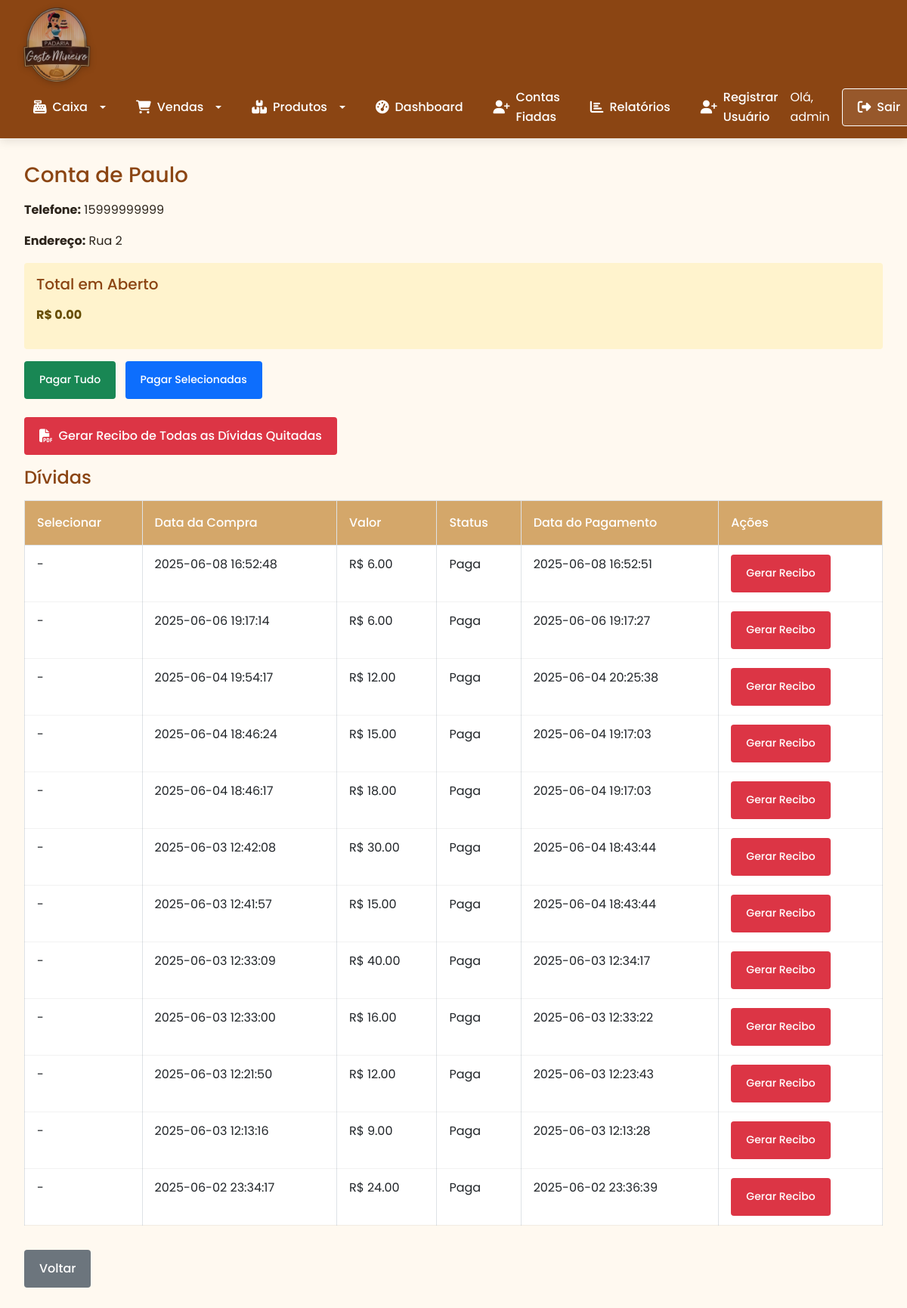
The page /ver_conta_cliente/1 (signed in) on the database its author committed.
### tables this page shows
CREATE TABLE usuarios (
    id INTEGER PRIMARY KEY AUTOINCREMENT,
    nome TEXT NOT NULL,
    senha TEXT NOT NULL,
    tipo TEXT DEFAULT 'usuario' -- adm ou usuario
);

CREATE TABLE clientes (
    id INTEGER PRIMARY KEY AUTOINCREMENT,
    nome TEXT NOT NULL UNIQUE,
    telefone TEXT,
    endereco TEXT,
    data_cadastro TEXT DEFAULT CURRENT_DATE
);

CREATE TABLE contas_fiadas (
    id INTEGER PRIMARY KEY AUTOINCREMENT,
    cliente_id INTEGER NOT NULL,
    venda_id INTEGER NOT NULL,
    valor REAL NOT NULL,
    pago BOOLEAN DEFAULT 0,
    data_venda TEXT NOT NULL,
    data_pagamento TEXT,
    FOREIGN KEY(cliente_id) REFERENCES clientes(id),
    FOREIGN KEY(venda_id) REFERENCES vendas(id)
);

CREATE TABLE vendas (
    id INTEGER PRIMARY KEY AUTOINCREMENT,
    data_hora TEXT NOT NULL,
    usuario_id INTEGER NOT NULL,
    valor_total REAL NOT NULL,
    forma_pagamento TEXT NOT NULL,
    FOREIGN KEY(usuario_id) REFERENCES usuarios(id)
);

### app.py (the view)
@app.route('/ver_conta_cliente/<int:cliente_id>')
@login_required
def ver_conta_cliente(cliente_id):
    db = get_db()
    cliente = db.execute('SELECT * FROM clientes WHERE id = ?', (cliente_id,)).fetchone()
    if not cliente:
        flash("Cliente não encontrado.")
        return redirect(url_for('listar_clientes'))
    dividas = db.execute('''
        SELECT f.id, v.data_hora, f.valor, c.nome, f.pago, f.data_pagamento
        FROM contas_fiadas f
        JOIN clientes c ON f.cliente_id = c.id
        JOIN vendas v ON f.venda_id = v.id
        WHERE f.cliente_id = ?
        ORDER BY f.data_venda DESC
    ''', (cliente_id,)).fetchall()
    total_devido = db.execute('''
        SELECT SUM(valor) FROM contas_fiadas
        WHERE cliente_id = ? AND pago = 0
    ''', (cliente_id,)).fetchone()[0] or 0.0
    dividas_pagas = db.execute('''
        SELECT f.valor, v.data_hora
        FROM contas_fiadas f
        JOIN vendas v ON f.venda_id = v.id
        WHERE f.cliente_id = ? AND f.pago = 1
    ''', (cliente_id,)).fetchall()
    total_pago = sum(d[0] for d in dividas_pagas)
    return render_template('ver_conta_cliente.html', cliente=cliente, dividas=dividas, total_devido=total_devido, total_pago=total_pago)

### app.py (called while the page is built)
@app.before_request
def make_session_permanent():
    session.permanent = True  # Ativa expiração da sessão

@login_manager.user_loader
def load_user(user_id):
    db = get_db()
    cur = db.execute('SELECT * FROM usuarios WHERE id = ?', (user_id,))
    user = cur.fetchone()
    if user:
        return User(user[0], user[1], user[3])
    return None

### database.py (called while the page is built)
def get_db():
    db = getattr(g, '_database', None)
    if db is None:
        db = g._databse = sqlite3.connect(DATABASE)
        db.row_factory = sqlite3.Row
    return db

def close_connection(exception):
    db = getattr(g, '_database', None)
    if db is not None:
        db.close()

### templates/ver_conta_cliente.html (shortened to what this page needs)
{% extends "base.html" %}
{% block content %}
<h3>Conta de {{ cliente.nome }}</h3>
<p><strong>Telefone:</strong> {{ cliente.telefone or '-' }}</p>
<p><strong>Endereço:</strong> {{ cliente.endereco or '-' }}</p>
<div class="alert alert-warning">
    <h5>Total em Aberto</h5>
    <p><strong>R$ {{ "%.2f"|format(total_devido) }}</strong></p>
</div>
<div class="mb-3">
    <form action="{{ url_for('pagar_dividas_cliente', cliente_id=cliente.id, tipo='todas') }}" method="POST" class="d-inline me-2">
        <button type="submit" class="btn btn-sm btn-success">Pagar Tudo</button>
    </form>
    <form action="{{ url_for('pagar_dividas_cliente', cliente_id=cliente.id, tipo='selecionadas') }}" method="POST" class="d-inline">
        <button type="submit" class="btn btn-sm btn-primary" onclick="confirmarPagamento()">Pagar Selecionadas</button>
    </form>
       {% if total_pago > 0 %}
            <div class="mt-4">
                <a href="{{ url_for('gerar_recibo_dividas_quitadas', cliente_id=cliente.id) }}" class="btn btn-danger">
                    <i class="fas fa-file-pdf"></i> Gerar Recibo de Todas as Dívidas Quitadas
                </a>
            </div>
        {% endif %}
</div>
<h4>Dívidas</h4>
<table class="table table-bordered">
    <thead>
        <tr>
            <th>Selecionar</th>
            <th>Data da Compra</th>
            <th>Valor</th>
            <th>Status</th>
            <th>Data do Pagamento</th>
            <th>Ações</th>
        </tr>
    </thead>
    <tbody>
        {% for divida in dividas %}
            <tr>
                <td>
                    {% if divida[4] == 0 %}
                    <input type="checkbox" name="divida_ids" value="{{ divida[0] }}">
                    {% else %}
                        -
                    {% endif %}
                </td>
                <td>{{ divida[1] }}</td>
                <td>R$ {{ "%.2f"|format(divida[2]) }}</td>
                <td>{{ 'Paga' if divida[4] == 1 else 'Em Aberto' }}</td>
                <td>{{ divida[5] or '-' }}</td>
                <td>
                    {% if divida[4] == 1 %}
                        <a href="{{ url_for('gerar_recibo_pagamento', id=divida[0]) }}" class="btn btn-sm btn-danger">Gerar Recibo</a>
                    {% else %}
                        <form action="{{ url_for('pagar_divida', id=divida[0]) }}" method="POST" class="d-inline">
                            <button type="submit" class="btn btn-sm btn-success">Quitar</button>
                        </form>
                {% endif %}
                </td>
            </tr>
        {% endfor %}
    </tbody>
</table>
<a href="{{ url_for('listar_clientes') }}" class="btn btn-secondary mt-3">Voltar</a>
{% endblock %}

### templates/base.html (shortened to what this page needs)
<!DOCTYPE html>
<html lang="pt-br">
<head>
    <link href="https://cdn.jsdelivr.net/npm/bootstrap@5.3.0/dist/css/bootstrap.min.css" rel="stylesheet">
    <link href="https://cdnjs.cloudflare.com/ajax/libs/font-awesome/6.4.0/css/all.min.css" rel="stylesheet">
    <link rel="stylesheet" href="{{ url_for('static', filename='style.css') }}">
</head>
<body>
<header>
    <nav class="navbar navbar-expand-lg">
        <div class="container-fluid">
            <div class="navbar-logo">
                <a href="{{ url_for('index') }}">
                    <img src="{{ url_for('static', filename='logo.png') }}" />
                </a>
            </div>
            <div class="collapse navbar-collapse" id="navbarContent">
                <ul class="navbar-nav me-auto mb-2 mb-lg-0">
                    {% if current_user.is_authenticated %}
                        <li class="nav-item dropdown">
                            <a class="nav-link dropdown-toggle" href="#" id="caixaDropdown" role="button" data-bs-toggle="dropdown">
                                <i class="fas fa-cash-register"></i> Caixa
                            </a>
                        </li>
                        <li class="nav-item dropdown">
                            <a class="nav-link dropdown-toggle" href="#" id="vendasDropdown" role="button" data-bs-toggle="dropdown">
                                <i class="fas fa-cart-shopping"></i> Vendas
                            </a>
                        </li>
                        <li class="nav-item dropdown">
                            <a class="nav-link dropdown-toggle" href="#" id="produtosDropdown" role="button" data-bs-toggle="dropdown">
                                <i class="fas fa-boxes"></i> Produtos
                            </a>
                        </li>
                        <li class="nav-item">
                            <a class="nav-link" href="{{ url_for('dashboard') }}"><i class="fas fa-tachometer-alt"></i> Dashboard</a>
                        </li>
                        <li class="nav-item">
                            <a class="nav-link" href="{{ url_for('listar_clientes') }}"><i class="fas fa-user-plus"></i> Contas Fiadas</a>
                        </li>
                        <li class="nav-item">
                            <a class="nav-link" href="{{ url_for('relatorios') }}"><i class="fas fa-chart-bar"></i> Relatórios</a>
                        </li>
                        {% if current_user.tipo == 'adm' %}
                            <li class="nav-item">
                                <a class="nav-link" href="{{ url_for('register') }}"><i class="fas fa-user-plus"></i> Registrar Usuário</a>
                            </li>
                        {% endif %}
                    {% else %}
                        <li class="nav-item">
                            <a class="nav-link" href="{{ url_for('login') }}"><i class="fas fa-sign-in-alt"></i> Login</a>
                        </li>
                    {% endif %}
                </ul>
                <div class="d-flex align-items-center">
                    {% if current_user.is_authenticated %}
                        <span class="text-white me-3">Olá, {{ current_user.nome }}</span>
                        <a href="{{ url_for('logout') }}" class="btn btn-outline-light"><i class="fas fa-sign-out-alt"></i> Sair</a>
                    {% endif %}
                </div>
            </div>
        </div>
    </nav>
</header>
<div class="container">
    {% block content %}{% endblock %}
</div>
</body>
</html>

### static/style.css (style rules this page uses)
:root { --primary: #D4A76A; --secondary: #8B4513; --accent: #E31837; --light: #FFF9F0; --dark: #2C241B; --success: #5CB85C; --info: #5BC0DE; --warning: #F0AD4E; --danger: #D9534F; }
* { margin: 0; padding: 0; box-sizing: border-box; font-family: 'Poppins', sans-serif; }
body { font-family: 'Poppins', sans-serif; background-color: var(--light); color: var(--dark); line-height: 1.6; min-height: 100vh; }
.navbar { background-color: var(--secondary); padding: 1rem 2rem; box-shadow: 0 4px 12px rgba(0, 0, 0, 0.1); display: flex; align-items: center; flex-wrap: wrap; justify-content: space-around; }
.navbar-nav { display: flex; align-items: center; gap: 1.5rem; }
.navbar-logo img { height: 80px; filter: drop-shadow(0 2px 4px rgba(0, 0, 0, 0.2)); transition: transform 0.3s ease; }
.nav-link { color: white; text-decoration: none; font-weight: 500; font-size: 1rem; padding: 0.5rem 1rem; border-radius: 4px; transition: all 0.3s ease; justify-content: space-around; gap: 0.5rem; }
.nav-link i { font-size: 1.1rem; }
.container { flex: 1; padding: 2rem; max-width: 1200px; margin: 0 auto; width: 100%; }
.alert { padding: 1rem; border-radius: 4px; margin-bottom: 1rem; border: none; font-weight: 500; }
.btn { padding: 0.5rem 1.25rem; border-radius: 4px; font-weight: 500; height: 50px; transition: all 0.3s ease; border: none; cursor: pointer; display: inline-flex; align-items: center; gap: 0.5rem; }
.btn-outline-light { background-color: transparent; color: white; border: 1px solid white; }
.table { width: 100%; border-collapse: collapse; }
.table th { background-color: var(--primary); color: white; padding: 1rem; text-align: left; font-weight: 500; }
.table td { padding: 0.75rem 1rem; border-bottom: 1px solid rgba(0, 0, 0, 0.05); }
h1, h2, h3, h4, h5, h6 { color: var(--secondary); margin-bottom: 1rem; }
a, button { transition: all 0.3s ease; }
.nav-item { animation: fadeIn 0.5s ease forwards; }
i.fas { font-size: 1.1em; }
.btn-outline-light { background-color: rgba(255, 255, 255, 0.1); transition: all 0.3s ease; }
.navbar { background-color: var(--secondary); padding: 0.5rem 1rem; }
.navbar-expand-lg .navbar-nav .nav-link { padding: 0.5rem 1rem; color: white; display: flex; align-items: center; gap: 0.5rem; }
.navbar-nav { gap: 0.5rem; }
.navbar-logo img { height: 100px; margin-right: 1rem; }
.dropdown-toggle::after { margin-left: 0.5em; vertical-align: 0.15em; }

### rows shown on the page
usuarios: nome "admin"
clientes: nome "Paulo", telefone "15999999999", endereco "Rua 2"
contas_fiadas: data_hora "2025-06-08 16:52:48", valor "6.00", pago "Paga", data_pagamento "2025-06-08 16:52:51"
contas_fiadas: data_hora "2025-06-06 19:17:14", valor "6.00", pago "Paga", data_pagamento "2025-06-06 19:17:27"
contas_fiadas: data_hora "2025-06-04 19:54:17", valor "12.00", pago "Paga", data_pagamento "2025-06-04 20:25:38"
contas_fiadas: data_hora "2025-06-04 18:46:24", valor "15.00", pago "Paga", data_pagamento "2025-06-04 19:17:03"
contas_fiadas: data_hora "2025-06-04 18:46:17", valor "18.00", pago "Paga", data_pagamento "2025-06-04 19:17:03"
contas_fiadas: data_hora "2025-06-03 12:42:08", valor "30.00", pago "Paga", data_pagamento "2025-06-04 18:43:44"
contas_fiadas: data_hora "2025-06-03 12:41:57", valor "15.00", pago "Paga", data_pagamento "2025-06-04 18:43:44"
contas_fiadas: data_hora "2025-06-03 12:33:09", valor "40.00", pago "Paga", data_pagamento "2025-06-03 12:34:17"
contas_fiadas: data_hora "2025-06-03 12:33:00", valor "16.00", pago "Paga", data_pagamento "2025-06-03 12:33:22"
contas_fiadas: data_hora "2025-06-03 12:21:50", valor "12.00", pago "Paga", data_pagamento "2025-06-03 12:23:43"
contas_fiadas: data_hora "2025-06-03 12:13:16", valor "9.00", pago "Paga", data_pagamento "2025-06-03 12:13:28"
contas_fiadas: data_hora "2025-06-02 23:34:17", valor "24.00", pago "Paga", data_pagamento "2025-06-02 23:36:39"

### other values the page prints
{{ "%.2f"|format(total_devido) }} "0.00"
